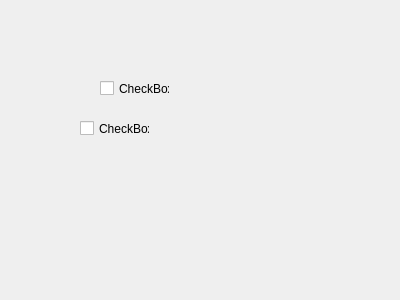
<?xml version="1.0" encoding="UTF-8"?>
<ui version="4.0">
 <class>Form</class>
 <widget class="QWidget" name="Form">
  <property name="geometry">
   <rect>
    <x>0</x>
    <y>0</y>
    <width>400</width>
    <height>300</height>
   </rect>
  </property>
  <property name="windowTitle">
   <string>Form</string>
  </property>
  <widget class="QCheckBox" name="checkBox">
   <property name="geometry">
    <rect>
     <x>80</x>
     <y>120</y>
     <width>70</width>
     <height>17</height>
    </rect>
   </property>
   <property name="text">
    <string>CheckBox</string>
   </property>
  </widget>
  <widget class="QCheckBox" name="checkBox_2">
   <property name="geometry">
    <rect>
     <x>100</x>
     <y>80</y>
     <width>70</width>
     <height>17</height>
    </rect>
   </property>
   <property name="text">
    <string>CheckBox</string>
   </property>
  </widget>
 </widget>
 <resources/>
 <connections/>
</ui>
